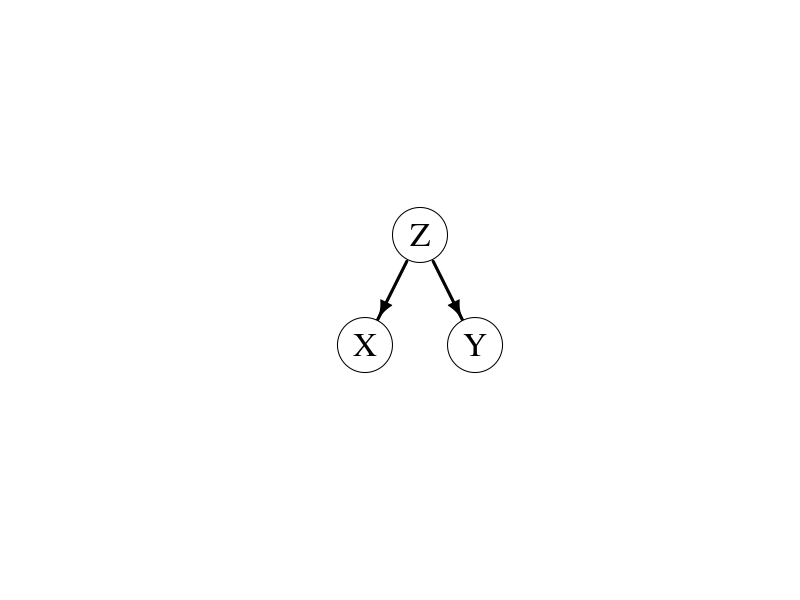

Write R code to recreate this figure.
# This R file accomanies the .Rmd blog post
# _source/another-look-at-confounding/2017-03-29-another-look-at-confounding.Rmd

require(igraph)

el <- matrix( c("Z", "X", "Z", "Y"), nc = 2, byrow = TRUE)
g <- graph_from_edgelist(el)
plot(g, ylim = c(-1,1)*3, xlim = c(-1,1)*3,
     layout=layout_as_tree, 
     edge.width=3,
     edge.color="black",
     vertex.size=100,
     vertex.label.cex=2,
     vertex.color= "white", 
     vertex.label.color= "black")


n <- 1e4
z <- rnorm(n)*2
x <- z + rnorm(n)
y <- abs(z)  + rnorm(n)
cor(x,y)
cor(x[z>0],y[z>0])
cor(x[z<0],y[z<0])